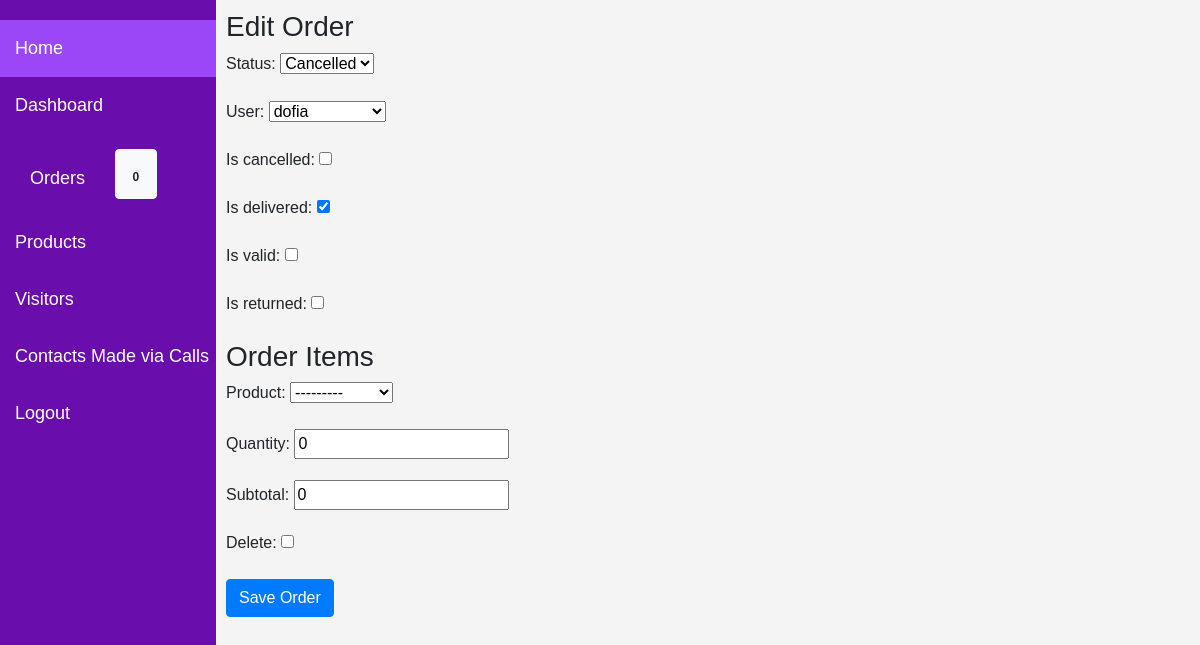
The app's page /order/edit/order/5 (signed in) with its own data.
### orders/models.py (models this page shows, shortened)
class Order(models.Model):
    STATUS_CHOICES = [
        ('cancelled', 'Cancelled'),
        ('validated', 'Validated'),
        ('delivered', 'Delivered'),
        ('returned', 'Returned'),
        ('dending', 'Pending'),
    ]
    status = models.CharField(max_length=20, choices=STATUS_CHOICES, default=STATUS_CHOICES[4][1])
    user = models.ForeignKey(Client, on_delete=models.CASCADE)
    is_cancelled = models.BooleanField(default=False)
    is_delivered = models.BooleanField(default=False)
    is_valid = models.BooleanField(default=False)
    is_returned = models.BooleanField(default=False)
    created_at = models.DateTimeField(auto_now_add=True, null=True)
    delivered_at = models.DateTimeField(auto_now_add=True, null=True)
    products = models.ManyToManyField("product.Product", through='OrderItem')
    class Meta:
        verbose_name = ("Order")
        verbose_name_plural = ("Orders")

### orders/views.py (the view)
# urls.py: path('edit/order/<int:order_id>', views.edit_order, name='order_edit'),
@user_passes_test(lambda u: u.is_superuser or u.is_staff, login_url='/login/')
def edit_order(request, order_id):
    order = get_object_or_404(M.Order, id=order_id)
    if request.method == 'POST':
        form = EditOrderForm(request.POST, instance=order)
        formset = OrderItemFormSet(request.POST, instance=order)
        if form.is_valid() and formset.is_valid():
            form.save()  # Save the Order
            formset.save()  # Save the associated OrderItems
            return redirect('Rachid:rorders')  # Redirect after saving
    else:
        form = EditOrderForm(instance=order)
        formset = OrderItemFormSet(instance=order)
    return render(request, 'order/edit_order.html', {
        'form': form,
        'formset': formset,
    })

### orders/forms.py
class EditOrderForm(forms.ModelForm):
    class Meta:
        model = Order
        fields = ['status', 'user', 'is_cancelled', 'is_delivered', 'is_valid', 'is_returned']

### client/models.py (called while the page is built)
    def __str__(self):
        return self.full_name

### product/models.py (called while the page is built)
    def __str__(self):
        return self.name

### templates/order/edit_order.html (shortened to what this page needs)
{% extends 'core/Rachid_base.html' %}
{% block rachid %}
    <div>
        <form method="POST" enctype="multipart/form-data">
            <h3>Edit Order</h3>
            {{ form.as_p }}
            <h3>Order Items</h3>
            {% for form in formset %}
                <div class="order-item-form">
                    {{ form.as_p }}
                </div>
            {% endfor %}
            <button type="submit" class="btn btn-primary">Save Order</button>
        </form>
    </div>
{% endblock rachid %}

### static/CSS/rachid_style.css (style rules this page uses)
body { margin: 0; font-family: Arial, sans-serif; }

### records on screen
Order: status "Cancelled", user "dofia", is_delivered "☑"

### other values on screen
{{ pending_orders|yesno:"{pending_orders}, 0" }} "0"
